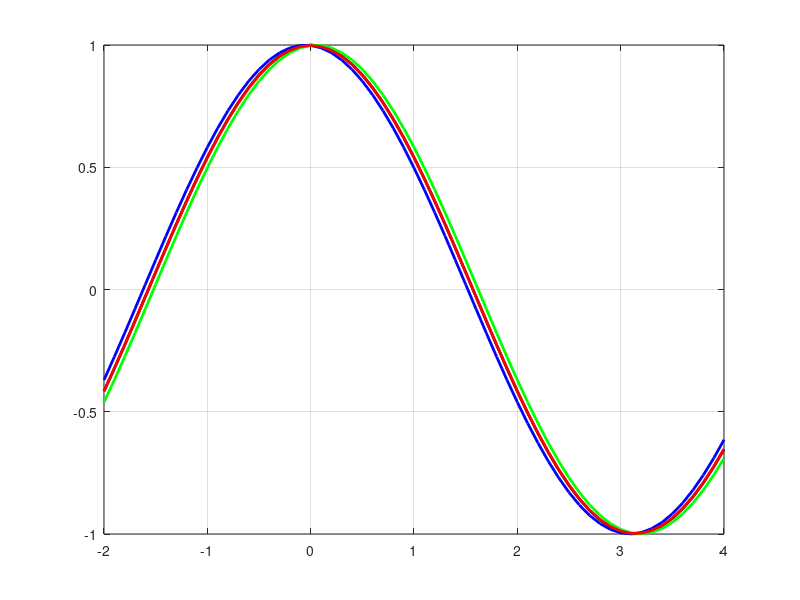

Write MATLAB code to recreate this figure.
clear all;close all

dt = 0.1;
t = -2 : dt : 4;
f = sin(t);
%导数真值
real_dfdt = cos(t);

%Forward
dfdt1 = (sin(t+dt)-sin(t))/dt;

%Backward
dfdt2 = (sin(t)-sin(t-dt))/dt;

%Central
dfdt3 = (sin(t+dt)-sin(t-dt))/(2*dt);

plot(t,real_dfdt,'k','linewidth',2)
%hold on:在一张图上画,加hold off停止；grid on:画网格
hold on;grid on

plot(t,dfdt1,'b','linewidth',2)
plot(t,dfdt2,'g','linewidth',2)
plot(t,dfdt3,'r','linewidth',2)